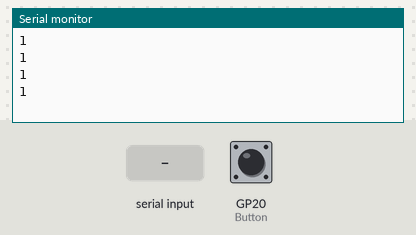
Bench run of a sketch on a simulated Raspberry Pi Pico. On the bench: the last lines printed to the serial monitor. The inputs (shaded band) are chosen by the test bench; at power-on: GP20 (Button) HIGH.

Above: at 1.8 s.
1.9 s: GP20 (Button) pulled LOW for 0.6 s
At 2.4 s:
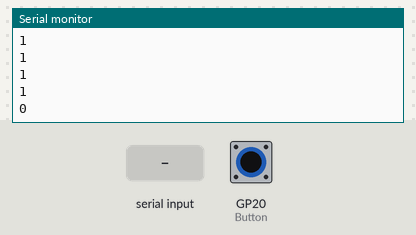
4.0 s: "1" received over the second serial link
At 4.4 s:
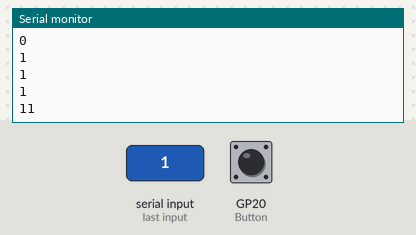
5.5 s: "0" received over the second serial link
At 5.9 s:
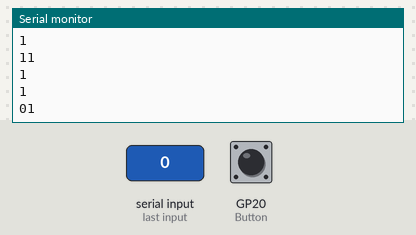
Timing chart, 0 to 8.5 s (numbered marks = the images above; inputs shaded):
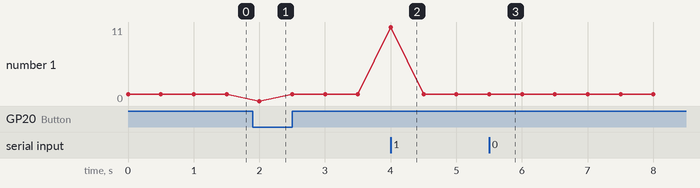

Measured:
- after the input at 1.9 s, the serial monitor: prints a new line after 0.10 s (image 1)
- after the input at 4.0 s, the serial monitor: prints a new line at once (image 2)
- after the input at 5.5 s, the serial monitor: prints a new line at once (image 3)

The sketch:

HC-05.ino
```cpp
//VCC -> 3.3v
//GND -> GND
//RX(5) -> HC-05 TX
//TX(4) -> HC-05 RX

int Button = 20;

int buttonState = 0;

boolean buttonFlag = true;

void setup() {

  Serial.begin(9600);

  Serial2.setRX(5);
  Serial2.setTX(4);

  Serial2.begin(9600);

  pinMode(Button, INPUT_PULLUP);
}

void loop() {
  buttonState = digitalRead(Button);
  Serial.println(buttonState);

  delay(500);
  if (Serial.available()) {
    Serial2.write(Serial.read());
  }

  if (Serial2.available()) {
    Serial.write(Serial2.read());
  }

  if (buttonState == HIGH && buttonFlag == true) {
    // turn LED on:

     buttonFlag = true;
  } else {
    // turn LED off:

    buttonFlag = false;
  }
}
```
